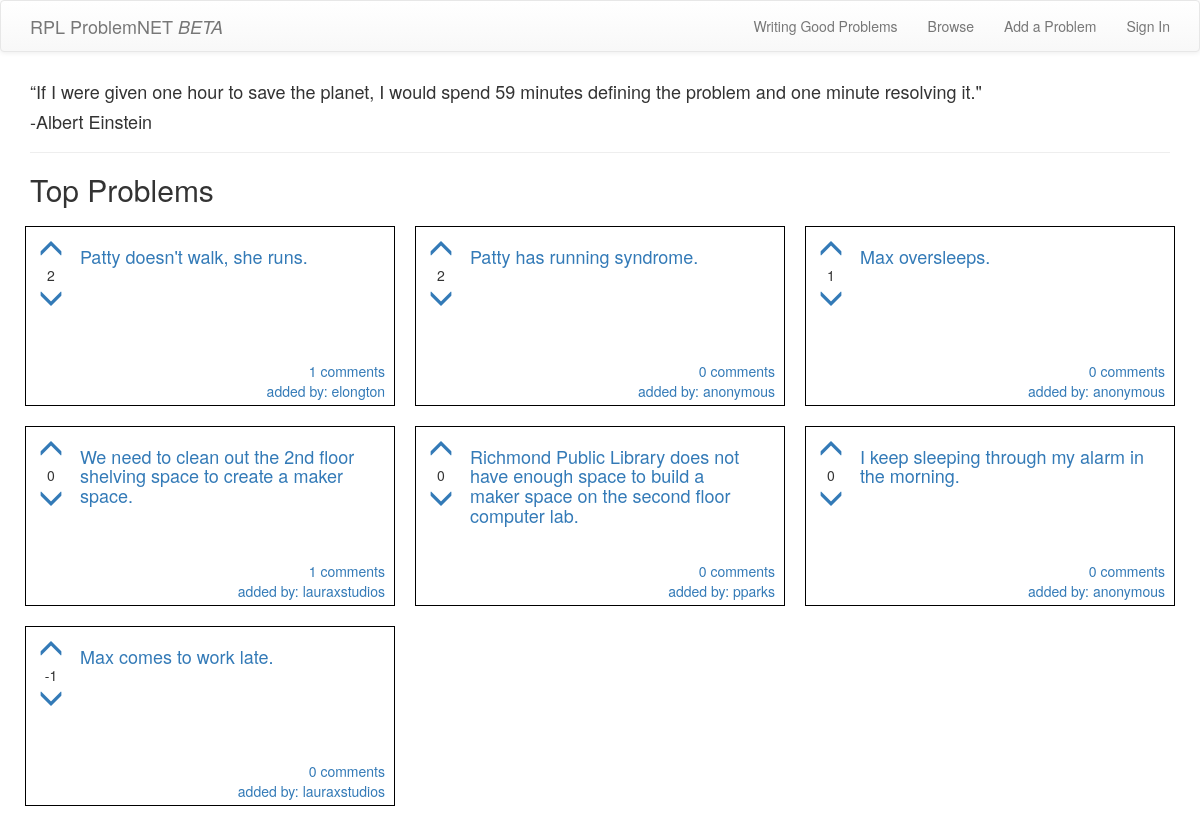
The app's page /, older data.
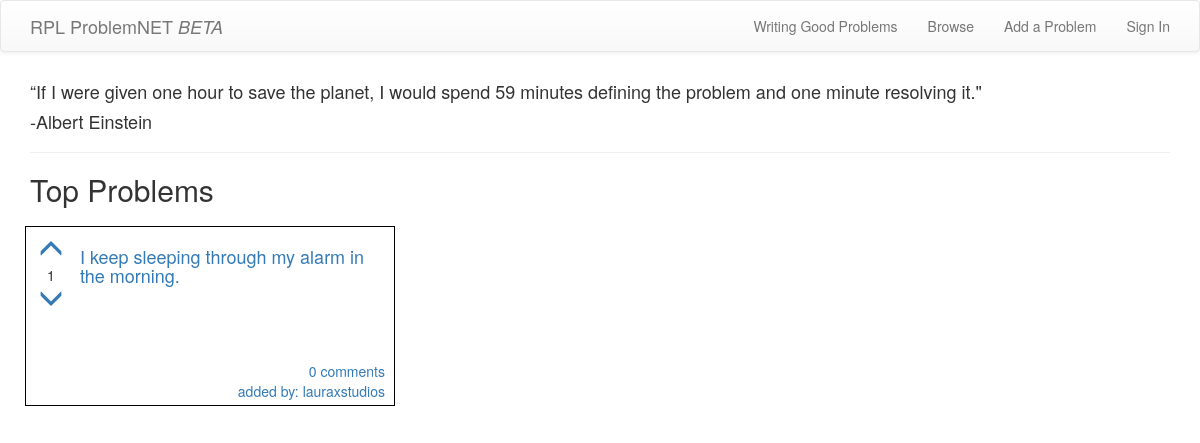
The same page, newer data.
### problems/models.py (models this page shows, shortened)
class Problem(models.Model):
    author = models.ForeignKey(User)
    anonymous_author = models.BooleanField(default=False)
    root_problem = models.ForeignKey('self', related_name='sub_problems', null=True)
    why_requests = models.ManyToManyField(User, related_name='problem_why_requests')
    text = models.TextField()
    create_date = models.DateTimeField(default=timezone.now)
    published_date = models.DateTimeField(blank=True, null=True)
    upvotes = models.ManyToManyField(User, related_name='upvotes')
    downvotes = models.ManyToManyField(User, related_name='downvotes')
    def total_votes(self):
        return self.upvotes.count() - self.downvotes.count()

### problems/views.py (the view)
# urls.py: url(r'^$', views.index_topsix, name='home'),
def index_topsix(request):
    problems = models.Problem.objects.all()
    x = []
    for problem in problems:
        x.append((problem, problem.total_votes()))
    x = sorted(x, key=itemgetter(1), reverse=True)
    if len(x) >=9:
        x = x[:9]
    else:
        pass
    problems=x
    return render(request,'sitewide/index.html',{'problems':problems})

### templates/sitewide/index.html
{% extends "sitewide/base.html" %}
{% block content %}
  <h4>“If I were given one hour to save the planet, I would spend 59 minutes defining the problem and one minute resolving it."</h4>
  <h4>-Albert Einstein</h4>
  <hr>
  <h2>Top Problems</h2>
  <div class="row">
  {% for problem in problems %}
    <div class="col-lg-4 col-md-4 col-sm-6 box index_problemdiv">
        <div class="index_problemborder">
          <div class="list_upvotediv">
            <a class = "{% if user in problem.0.upvotes.all %}voted{%endif%}" {% if user.is_authenticated %} href="{% url 'problems:indexupvote' pk=problem.0.pk %}" {% else %} href="{% url "users:login" %}" {% endif %}>
              <div class="sub_upvotediv">
                  <span class="glyphicon glyphicon-menu-up ticker"></span>
              </div>
            </a>
            <div class="sub_upvotediv">
              <span>{{problem.0.total_votes}}</span>
            </div>
            <a class = "{% if user in problem.0.downvotes.all %}voted{%endif%}" {% if user.is_authenticated %} href="{% url 'problems:indexdownvote' pk=problem.0.pk %}" {% else %} href="{% url "users:login" %}" {% endif %}>
              <div class="sub_upvotediv">
                <span class="glyphicon glyphicon-menu-down ticker"></span>
              </div>
            </a>
          </div>
          <a href="{% url 'problems:problem_detail' pk=problem.0.pk %}">
            <div class="index_problemdescription">
              <h4>{{problem.0.text}}</h4>
              <div class="index_problemauthor">
                {{problem.0.comments.count}} comments
                <br>
                added by: {% if problem.0.anonymous_author %}anonymous{% else %}{{problem.0.author}}{%endif%}
              </div>
            </div>
          </a>
        </div>
    </div>
  {% endfor %}
  </div>
{% endblock %}

### templates/sitewide/base.html (shortened to what this page needs)
<!DOCTYPE html>
{% load staticfiles %}
<html>
  <head>
    <link rel="stylesheet" href="https://maxcdn.bootstrapcdn.com/bootstrap/3.3.7/css/bootstrap.min.css">
    <link rel="stylesheet" href="https://maxcdn.bootstrapcdn.com/bootstrap/3.3.7/css/bootstrap-theme.min.css">
    <link rel="stylesheet" href="{% static 'css/style.css'%}">
    <link rel="stylesheet" href="https://maxcdn.bootstrapcdn.com/font-awesome/4.7.0/css/font-awesome.min.css">
  </head>
  <body>
    <nav class="navbar navbar-default">
      <div class="container">
        <ul class="nav navbar-nav">
          <li><a href="{% url "problems:home" %}" class="navbar-brand bigbrand">RPL ProblemNET <i>BETA</i></a></li>
        </ul>
        <ul class="nav navbar-nav navbar-right">
          <li>
            <a href="">Writing Good Problems</a>
          </li>
          <li>
            <a href="{% url "problems:list" %}">Browse</a>
          </li>
          <li>
            <a href="{% url "problems:create" pk=0 %}">Add a Problem</a>
          </li>
          {% if user.is_authenticated %}
          <li>
            <a href="{% url "users:logout" %}">Sign Out ({{user}})</a>
          </li>
          {% else %}
          <li>
            <a href="{% url "users:login" %}">Sign In</a>
          </li>
          {% endif %}
        </ul>
      </div>
    </nav>
    <div class="container">
      {% block content %}
      {% endblock %}
    </div>
  </body>
</html>

### problems/static/css/style.css (style rules this page uses)
.box { height: 200px; }
div.list_upvotediv { text-align: center; width: 50px; display: inline-block; }
.ticker { font-size: 25px; }
.sub_upvotediv span { width: 100%; }
div.index_problemdiv { padding: 10px; }
div.index_problemborder { border: 1px solid black; height: 100%; width: 100%; padding: 10px; padding-left: 0px; }
div.index_problemdescription { width: calc(100% - 70px); display: inline-block; vertical-align: top; }
div.index_problemauthor { text-align: right; position: absolute; right: 20px; bottom: 15px; }

Row changes from the older to the newer data that the page shows:
removed Problem: id "2", text "Patty doesn't walk, she runs.", id "1", author.username "elongton"
removed Problem: id "2", text "Patty has running syndrome.", id "0", anonymous_author "anonymous"
removed Problem: id "1", text "Max oversleeps.", id "0", anonymous_author "anonymous"
removed Problem: id "0", text "We need to clean out the 2nd floor shelving space to create a maker space.", id "1", author.username "lauraxstudios"
removed Problem: id "0", text "Richmond Public Library does not have enough space to build a maker space on the second floor computer lab.", author.username "pparks"
removed Problem: id "0", text "I keep sleeping through my alarm in the morning.", anonymous_author "anonymous"
removed Problem: id "-1", text "Max comes to work late.", id "0", author.username "lauraxstudios"
added Problem: id "1", text "I keep sleeping through my alarm in the morning.", id "0", author.username "lauraxstudios"
